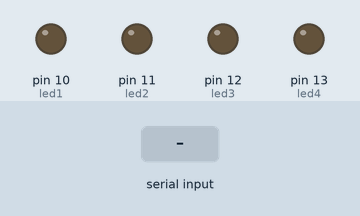
A sketch run on a simulated Arduino Uno, built with avr-gcc and run on an emulated ATmega328P. On the bench: output pins drawn as LEDs (lit = HIGH). Inputs (shaded band) come from the test bench.

Above: at 1.2 s.
1.3 s: byte 30 received over Serial
At 2.5 s:
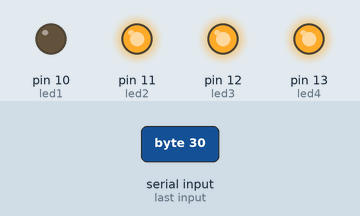
2.8 s: byte 90 received over Serial
At 3.8 s:
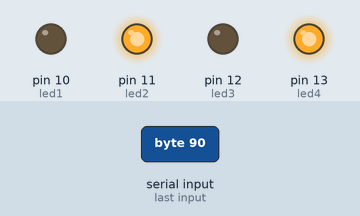
4.3 s: byte 120 received over Serial
At 4.9 s:
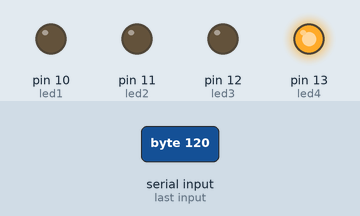
Timing chart, 0 to 7.3 s (numbered marks = the images above; inputs shaded):
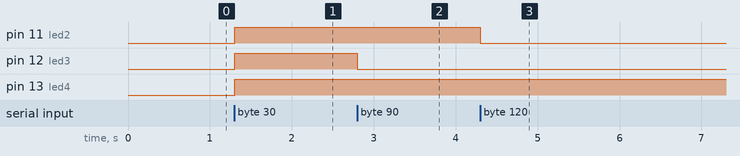

Measured:
- after the input at 1.3 s, pin 11 (led2), pin 12 (led3), pin 13 (led4): LOW → HIGH at once
- after the input at 2.8 s, pin 12 (led3): HIGH → LOW at once
- after the input at 4.3 s, pin 11 (led2): HIGH → LOW at once

The sketch:

multiplexRxAsync.ino
```cpp
// definizione dei pin di ciascun segmento RX
#define NSTEP  1000
#define TBASE  250

unsigned long tbase = TBASE;
unsigned long prec = 0;
byte led1 = 10;
byte led2 = 11;
byte led3 = 12;
byte led4 = 13;
unsigned long step=0;
byte slots[4];
byte x;

void setup()
{
  Serial.begin(19200);
  pinMode(led1, OUTPUT);
  pinMode(led2, OUTPUT);
  pinMode(led3, OUTPUT);
  pinMode(led4, OUTPUT);
}

void loop()
{
	if(Serial.available()) {
		/* legge l'ultimo byte in arrivo */
		x = Serial.read();
		slots[0] = bitRead(x, 0);
		slots[1] = bitRead(x, 1);
		slots[2] = bitRead(x, 2);
		slots[3] = bitRead(x, 3);
		digitalWrite(led1, slots[0]);
		digitalWrite(led2, slots[1]);
		digitalWrite(led3, slots[2]);
		digitalWrite(led4, slots[3]);
		//Serial.println(slots[0]);
		//Serial.println(slots[1]);
		//Serial.println(slots[2]);
		//Serial.println(slots[3]);
		//Serial.println("---------------------------------------------");
	}
}
```
